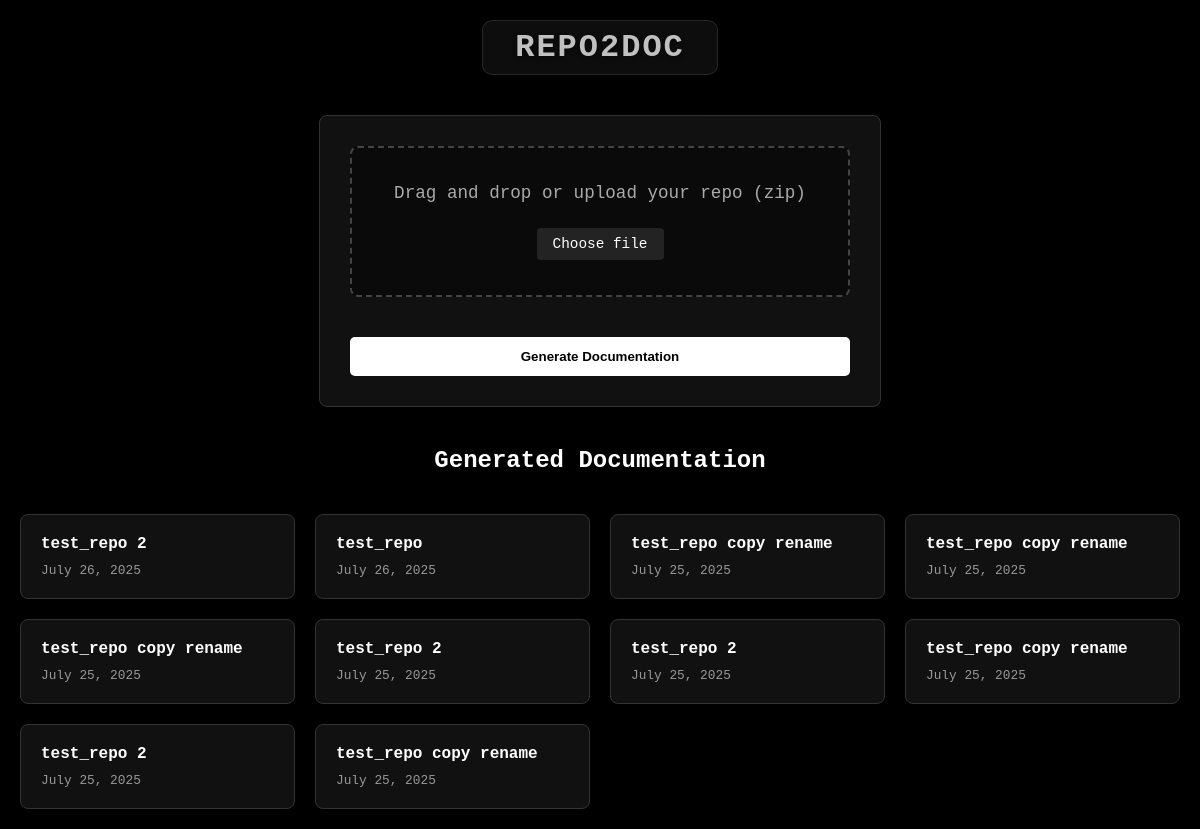
Before: / with the older database file.
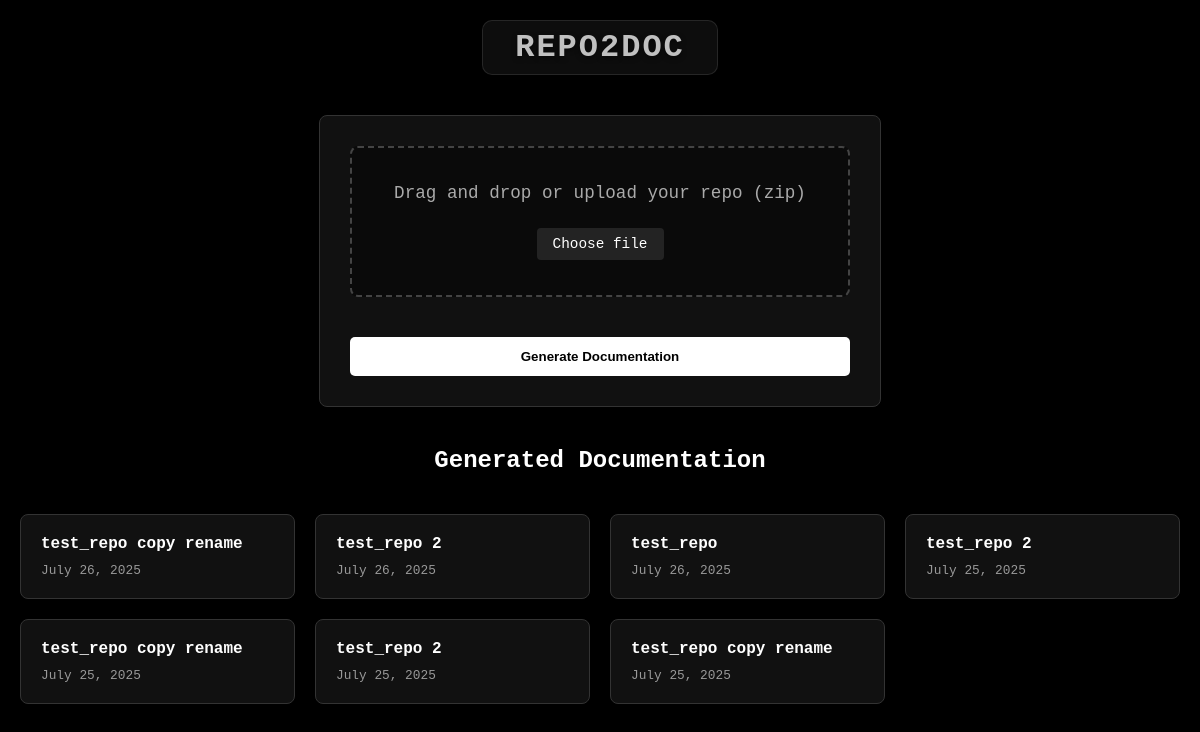
After: the same page with the newer database file.
### dashboard/models.py (models this page shows)
class GeneratedDocFolder(models.Model):
    folder_path = models.TextField()
    uploaded_at = models.DateTimeField(auto_now_add=True)
    @property
    def folder_name(self):
        return os.path.basename(self.folder_path)

### dashboard/views.py (the view, shortened to what this page needs)
# urls.py: path('', index, name='home'),
def index(request):
    context = {}
    doc_folders = GeneratedDocFolder.objects.all().order_by('-uploaded_at')
    context['doc_folders'] = doc_folders
    return render(request, 'index.html', context)

### dashboard/templates/index.html (shortened to what this page needs)
<!DOCTYPE html>
<html lang="en">
<head>
  {% load static %}
  <link rel="stylesheet" href="{% static 'css/style.css' %}">
</head>
<body>
  <div class="container">
    <h1 class="animate-title">Repo2Doc</h1>
    <div class="upload-form-container">
      <div class="upload-form">
        <form method="post" enctype="multipart/form-data" id="upload-form">
          <div class="file-drop-area">
            <span class="drop-message">Drag and drop or upload your repo (zip)</span>
            <span class="choose-file">Choose file</span>
          </div>
          <button class="submit-button" type="submit" id="generate-btn">Generate Documentation</button>
        </form>
      </div>
    </div>
    <h2>Generated Documentation</h2>
    <div class="docs-grid">
      {% for doc in doc_folders %}
        <a href="{% url 'view_doc' doc.id %}" class="doc-link">
          <div class="doc-card">
            <div class="doc-name">{{ doc.folder_name }}</div>
            <div class="doc-date">{{ doc.uploaded_at|date:"F j, Y" }}</div>
          </div>
        </a>
      {% empty %}
        <p>No documentation generated yet. Upload a repository to get started.</p>
      {% endfor %}
    </div>
  </div>
</body>
</html>

### dashboard/static/css/style.css (style rules this page uses)
body { margin: 0; padding: 0; font-family: 'Courier New', Courier, monospace; background-color: #000000; color: #ffffff; }
.container { max-width: 1200px; margin: 0 auto; padding: 20px; }
h1, h2, h3 { color: #ffffff; text-align: center; }
.animate-title { display: block; margin: 0 auto; position: relative; color: #c0c0c0; font-size: 2rem; letter-spacing: 2px; text-transform: uppercase; text-align: center; max-width: fit-content; padding: 0.5rem 2rem; background: rgba(255, 255, 255, 0.05); backdrop-filter: blur(5px); -webkit-backdrop-filter: blur(5px); border-radius: 10px; border: 1px solid rgba(255, 255, 255, 0.1); box-shadow: 0 8px 32px rgba(0, 0, 0, 0.3); text-shadow: 0 2px 5px rgba(0, 0, 0, 0.5); }
.upload-form-container { display: flex; flex-direction: column; align-items: center; margin: 40px 0; }
.upload-form { background-color: #111111; padding: 30px; border: 1px solid #333333; border-radius: 8px; width: 100%; max-width: 500px; }
.file-drop-area { position: relative; display: flex; flex-direction: column; align-items: center; padding: 35px 20px; border: 2px dashed #444; border-radius: 8px; transition: all 0.3s; text-align: center; background-color: rgba(0, 0, 0, 0.4); margin-bottom: 20px; cursor: pointer; }
.drop-message { font-size: 1.1em; margin-bottom: 15px; color: #aaa; }
.choose-file { background-color: rgba(255, 255, 255, 0.1); color: #fff; padding: 8px 16px; border-radius: 4px; font-size: 0.9em; transition: all 0.3s; display: inline-block; margin-top: 10px; }
.submit-button { background-color: #ffffff; color: #000000; font-weight: bold; padding: 12px 20px; border: none; border-radius: 5px; width: 100%; cursor: pointer; transition: all 0.3s ease; margin-top: 20px; }
.docs-grid { display: grid; grid-template-columns: repeat(auto-fill, minmax(250px, 1fr)); gap: 20px; margin-top: 40px; }
.doc-card { background-color: #111111; border: 1px solid #333333; border-radius: 8px; padding: 20px; transition: transform 0.3s ease; cursor: pointer; }
.doc-name { font-weight: bold; margin-bottom: 10px; white-space: nowrap; overflow: hidden; text-overflow: ellipsis; }
.doc-date { font-size: 0.8em; color: #999999; }
.doc-link { text-decoration: none; color: inherit; }

Changed rows visible on the page:
removed GeneratedDocFolder: folder_name "test_repo copy rename", uploaded_at "July 25, 2025"
removed GeneratedDocFolder: folder_name "test_repo copy rename", uploaded_at "July 25, 2025"
removed GeneratedDocFolder: folder_name "test_repo copy rename", uploaded_at "July 25, 2025"
removed GeneratedDocFolder: folder_name "test_repo 2", uploaded_at "July 25, 2025"
added GeneratedDocFolder: folder_name "test_repo copy rename", uploaded_at "July 26, 2025"
